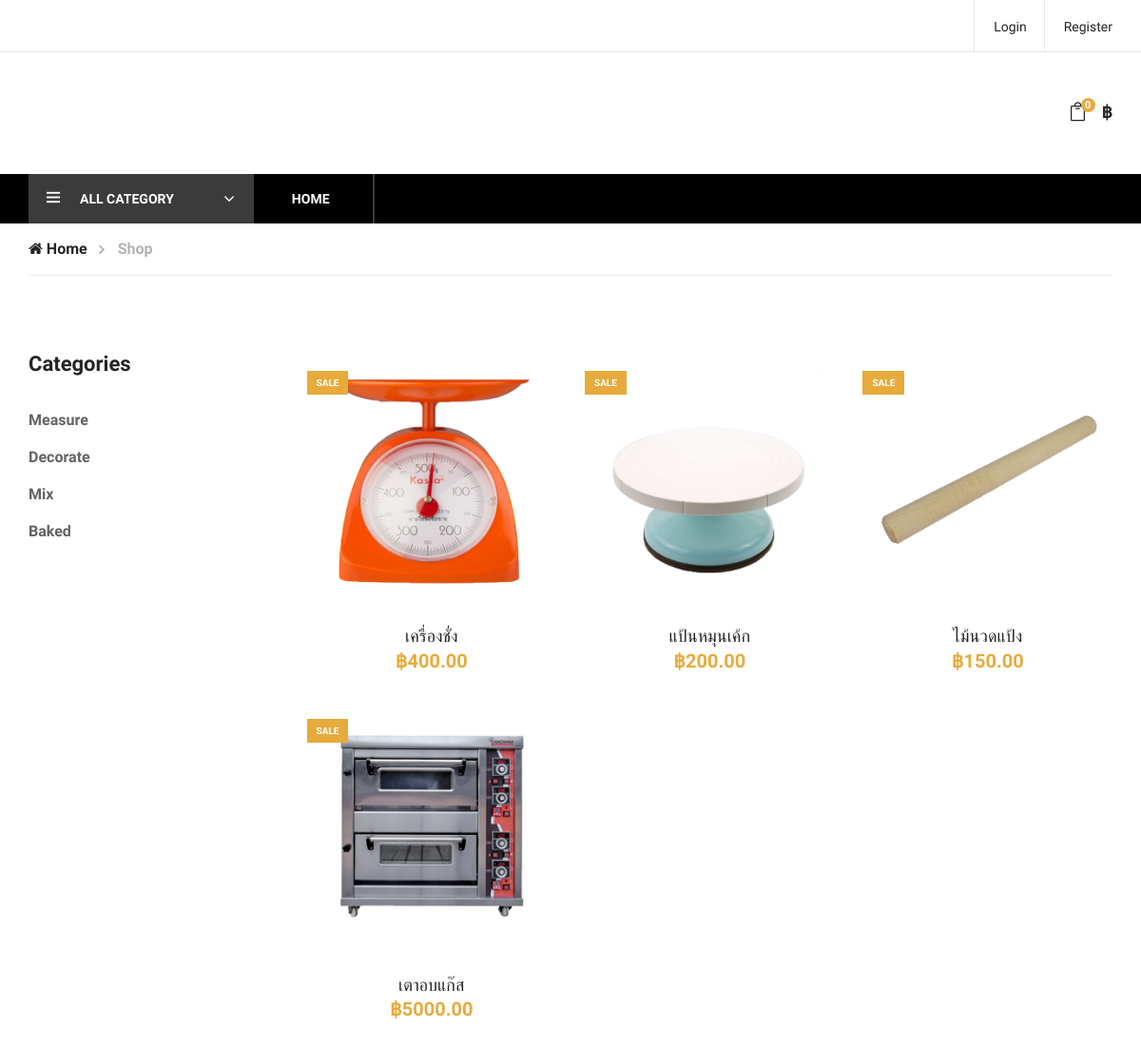
The page /product.php on the database its author committed.
### tables this page shows
CREATE TABLE `type` (
  `type_id` int(11) NOT NULL,
  `type_name` varchar(255) NOT NULL,
  `type_img` longtext DEFAULT NULL
);

CREATE TABLE `product` (
  `pro_id` int(11) NOT NULL,
  `pro_name` varchar(100) NOT NULL,
  `pro_price` double(15,2) NOT NULL,
  `pro_quantity` varchar(100) NOT NULL,
  `pro_number` varchar(100) DEFAULT NULL,
  `pro_type` int(11) NOT NULL,
  `pro_detail` varchar(100) NOT NULL,
  `pro_img` varchar(100) NOT NULL
);

### product.php (the view, shortened to what this page needs)
<?php
include('public/connectpdo.php');
?>
<!DOCTYPE html>
<html lang="zxx">
<head>
    <?php require_once __DIR__ . '/resource/head.php'; ?>
</head>
<body>
    <?php require_once __DIR__ . '/resource/navbar.php'; ?>
    <div class="breacrumb-section">
        <div class="container">
            <div class="row">
                <div class="col-lg-12">
                    <div class="breadcrumb-text">
                        <a href="index.php"><i class="fa fa-home"></i> Home</a>
                        <span>Shop</span>
                    </div>
                </div>
            </div>
        </div>
    </div>
    <section class="product-shop spad">
        <div class="container">
            <div class="row">
                <div class="col-lg-3 col-md-6 col-sm-8 order-2 order-lg-1 produts-sidebar-filter">
                    <div class="filter-widget">
                        <h4 class="fw-title">Categories</h4>
                        <ul class="filter-catagories">
                            <?php
                            $sql = "SELECT * FROM type";
                            $stmt = $db->prepare($sql);
                            $stmt->execute();
                            while($row = $stmt->fetch(PDO::FETCH_ASSOC)){
                                $t_id = $row['type_id'];
                                $name = $row['type_name'];
                            ?>
                            <li><a href="shop.php?id=<?=$t_id?>"><?=$name?></a></li>
                            <?php } ?>
                        </ul>
                    </div>
                </div>
                <div class="col-lg-9 order-1 order-lg-2">
                    <div class="product-list">
                        <div class="row">
                        <?php
                        $sql1 = "SELECT * FROM product";
                        $stmt1 = $db->prepare($sql1);
                        $stmt1->bindparam(':test', $test);
                        $stmt1->execute();
                        while($row1 = $stmt1->fetch(PDO::FETCH_ASSOC)){
                            $pro_id = $row1['pro_id'];
                            $pro_name = $row1['pro_name'];
                            $pro_price = $row1['pro_price'];
                            $pro_img = $row1['pro_img'];
                        ?>
                            <div class="col-lg-4 col-sm-6">
                                <div class="product-item">
                                    <div class="pi-pic">
                                        <img src="admin/img/<?=$pro_img?>" alt="">
                                        <div class="sale pp-sale">Sale</div>
                                    </div>
                                    <div class="pi-text">
                                        <a href="product_detail.php?id=<?=$pro_id?>">
                                            <h5><?=$pro_name?></h5>
                                        </a>
                                        <div class="product-price">
                                            ฿<?=$pro_price?>
                                        </div>
                                    </div>
                                </div>
                            </div>
                        <?php } ?>
                        </div>
                    </div>
                </div>
            </div>
        </div>
    </section>
</body>
</html>

### resource/head.php (shortened to what this page needs)
<link rel="stylesheet" href="assets/css/bootstrap.min.css" type="text/css">
<link rel="stylesheet" href="assets/css/font-awesome.min.css" type="text/css">
<link rel="stylesheet" href="assets/css/themify-icons.css" type="text/css">
<link rel="stylesheet" href="assets/css/elegant-icons.css" type="text/css">
<link rel="stylesheet" href="assets/css/owl.carousel.min.css" type="text/css">
<link rel="stylesheet" href="assets/css/nice-select.css" type="text/css">
<link rel="stylesheet" href="assets/css/jquery-ui.min.css" type="text/css">
<link rel="stylesheet" href="assets/css/slicknav.min.css" type="text/css">
<link rel="stylesheet" href="assets/css/style.css" type="text/css">

### resource/navbar.php (shortened to what this page needs)
<?php
$sql4 = "SELECT SUM(price) as sum FROM cart WHERE user_id = '".$_SESSION['mem_id']."' AND status = 0";
$stmt4 = $db->prepare($sql4);
$stmt4->bindparam(':user_id', $user_id);
$stmt4->execute();
$row4 = $stmt4->fetch(PDO::FETCH_ASSOC);
    $sum1 = $row4['sum'];
?>
    <header class="header-section">
        <div class="header-top">
            <div class="container">
                <?php
                if (isset($_SESSION['mem_id'])) {
                    if ($_SESSION['mem_level'] == 0) {
                        echo '<div class="ht-left">
                                <div class="mail-service">
                                    <i class="fa fa-user"></i>
                                    <b>'.$_SESSION['mem_email'].'</b>
                                </div>
                                <div class="phone-service">
                                    <a href="profile.php"  style="color: black !important;"><i class="fa fa-id-card"></i><b>Profile</b></a>
                                </div>
                             </div>
                             <div class="ht-right">
                                <a href="logout.php" class="login-panel"><i class="fa fa-sign-out"></i><b>Logout</b></a>
                             </div>';
                    } else {
                        echo '
                                <div class="ht-left">
                                    <div class="mail-service">
                                        <i class=" fa fa-user"></i>
                                        <b>'.$_SESSION['mem_firstname'].' '. $_SESSION['mem_lastname'].'</b>
                                    </div>
                                    <div class="phone-service">
                                        <a href="profile.php" style="color: black !important;"><i class="fa fa-id-card"></i><b>Profile</b></a>
                                    </div>
                                </div>
                                <div class="ht-right">
                                    <a href="logout.php" class="login-panel"><i class="fa fa-sign-out"></i><b>Logout</b></a>
                                </div>';
                    }
                ?>
                <?php
                } else {
                    echo
                        '<div class="ht-right">
                        <a href="#" class="login-panel" style="margin-left: 18px !important;" data-toggle="modal" data-target="#exampleModal">Register</a>
                        <a href="#" class="login-panel" data-toggle="modal" data-target="#exampleModal1">Login</a>
                     </div>';
                }
                ?>
            </div>
        </div>
        <div class="container">
            <div class="inner-header">
                <div class="row">
                    <div class="col-lg-2 col-md-2">
                        <div class="logo">
                        </div>
                    </div>
                    <div class="col-lg-10 text-right col-md-3">
                        <ul class="nav-right d-flex justify-content-end">
                            <li class="cart-icon">
                                <a href="#">
                                    <i class="icon_bag_alt"></i>
                                    <?php
                                    $sql2 = "SELECT COUNT(id) as cart_id FROM cart WHERE user_id = '".$_SESSION['mem_id']."' AND status = 0";
                                    $stmt2 = $db->prepare($sql2);
                                    $stmt2->execute();
                                    $row2 = $stmt2->fetch(PDO::FETCH_ASSOC);
                                        $count = $row2['cart_id'];
                                    ?>
                                    <span><?=$count?></span>
                                </a>
                            </li>
                            <li class="cart-price">฿<?=$sum1?></li>
                        </ul>
                    </div>
                </div>
            </div>
        </div>
        <div class="nav-item">
            <div class="container">
                <div class="nav-depart">
                    <div class="depart-btn">
                        <i class="ti-menu"></i>
                        <span>All Category</span>
                    </div>
                </div>
                <nav class="nav-menu mobile-menu">
                    <ul>
                        <li class=""><a href="index.php">Home</a></li>
                    </ul>
                </nav>
            </div>
        </div>
    </header>
    <div class="modal fade" id="exampleModal" tabindex="-1" role="dialog" aria-labelledby="exampleModalLabel" aria-hidden="true">
        <div class="modal-dialog" role="document">
            <div class="modal-content">
                <div class="modal-header">
                    <h5 class="modal-title" id="exampleModalLabel"><b>Register Form<b></h5>
                </div>
            </div>
        </div>
    </div>
    <div class="modal fade" id="exampleModal1" tabindex="-1" role="dialog" aria-labelledby="exampleModalLabel" aria-hidden="true">
        <div class="modal-dialog modal-sm" role="document">
            <div class="modal-content">
                <div class="modal-header">
                    <h5 class="modal-title" id="exampleModalLabel"><b>Login Form<b></h5>
                </div>
            </div>
        </div>
    </div>

### rows shown on the page
type: type_name "Measure"
type: type_name "Decorate"
type: type_name "Mix"
type: type_name "Baked"
product: pro_img (picture), pro_name "เครื่องชั่ง", pro_price "400.00"
product: pro_img (picture), pro_name "แป้นหมุนเค้ก", pro_price "200.00"
product: pro_img (picture), pro_name "ไม้นวดแป้ง", pro_price "150.00"
product: pro_img (picture), pro_name "เตาอบแก๊ส", pro_price "5000.00"

### other values the page prints
$count "0"
